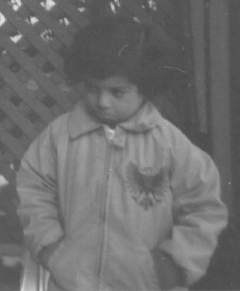
#> input picture Lab03 - Joao Vitor/pout.tif, 240 x 291 px, found by its file name
$ python ex2.py
#> lines starting #> are read from the running program, lines starting #| are printed output that depends on the picture
import cv2
import numpy as np
import matplotlib.pyplot as plt

def normalization(hist):
    return ((hist - hist.min()) / (hist.max() - hist.min()) * 255).astype('uint8')

def acumulation_histogram(hist):
    acumulation = np.zeros(len(hist), dtype=int)
    acumulation[0] = hist[0]
    for i in range(1, len(hist)):
        acumulation[i] = acumulation[i - 1] + hist[i]
    return acumulation

def equalizationImage(img):
    img_matrix = np.asarray(img)
    imgHist, _ = np.histogram(img_matrix.flatten(), bins=256, range=(0, 256))
    acumulation = acumulation_histogram(imgHist)
    acumulation = normalization(acumulation)
    img_equalizate = acumulation[img_matrix]

    return img_equalizate

img = cv2.imread("Lab03 - Joao Vitor/pout.tif")
#> img is the input picture: shape (291, 240, 3); min 74, max 224, mean 110.3

histImg = cv2.calcHist([img], [0], None, [256], [0, 256])
#> histImg = 256 values, max 3628 at index 82, min 0 at index 0, mean 272.8
cdfImg = np.cumsum(histImg)
#> cdfImg = 256 values from 0 to 69840
img_equalized = equalizationImage(img)
#> in equalizationImage, `imgHist, _ = np.histogram(img_matrix.flatten(), bins=256, range=(0, 25..`: imgHist = 256 values, max 10884 at index 82, min 0 at index 0, mean 818.4
#> in acumulation_histogram, `acumulation = np.zeros(len(hist), dtype=int)`: acumulation = 256 values from 0 to 0
#> after the loop in acumulation_histogram, `for i in range(1, len(hist)):`: acumulation = 256 values from 0 to 209520
#> in equalizationImage, `acumulation = normalization(acumulation)`: acumulation = 256 values from 0 to 255
#> in equalizationImage, `img_equalizate = acumulation[img_matrix]`:
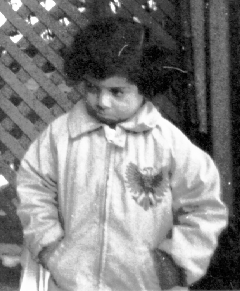
#> img_equalizate: shape (291, 240, 3); min 0, max 255, mean 129.9
histImgEqualized = cv2.calcHist([img_equalized], [0], None, [256], [0, 256])
#> histImgEqualized = 256 values, max 3628 at index 24, min 0 at index 2, mean 272.8
cdfImgEqualized = np.cumsum(histImgEqualized)
#> cdfImgEqualized = 256 values from 40 to 69840

plt.figure(figsize=(8, 6))
plt.title('Histograma da Imagem')
plt.xlabel('Intensidade de Pixel')
plt.ylabel('Frequência')
plt.plot(histImg)
plt.xlim([0, 256])
plt.show()
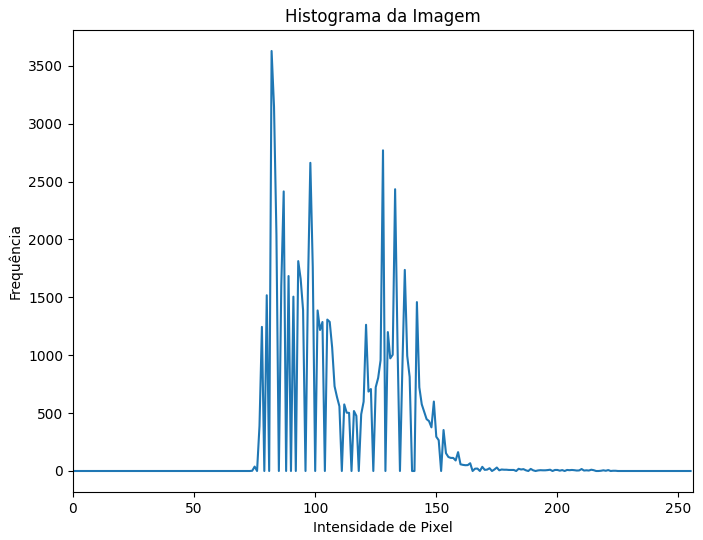
#> figure drawn by matplotlib, 1 panel; curve peaks at x = 82, y = 3628

plt.figure(figsize=(8, 6))
plt.title('Curva de transformacao Imagem')
plt.xlabel('Intensidade de Pixel')
plt.ylabel('Frequência')
plt.plot(cdfImg)
plt.xlim([0, 256])
plt.show()
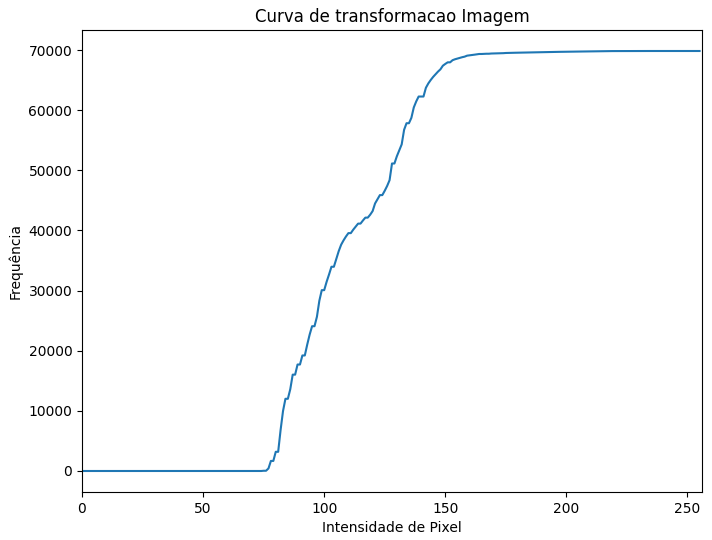
#> figure drawn by matplotlib, 1 panel; curve peaks at x = 224, y = 69840

plt.figure(figsize=(8, 6))
plt.title('Histograma da Imagem Equalizada')
plt.xlabel('Intensidade de Pixel')
plt.ylabel('Frequência')
plt.plot(histImgEqualized)
plt.xlim([0, 256])
plt.show()
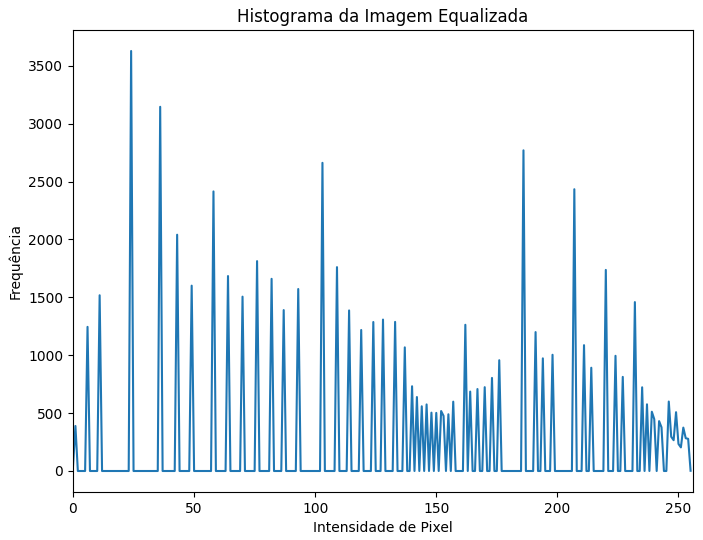
#> figure drawn by matplotlib, 1 panel; curve peaks at x = 24, y = 3628

plt.figure(figsize=(8, 6))
plt.title('Curva de transformacao Imagem Equalizada')
plt.xlabel('Intensidade de Pixel')
plt.ylabel('Frequência')
plt.plot(cdfImgEqualized)
plt.xlim([0, 256])
plt.show()
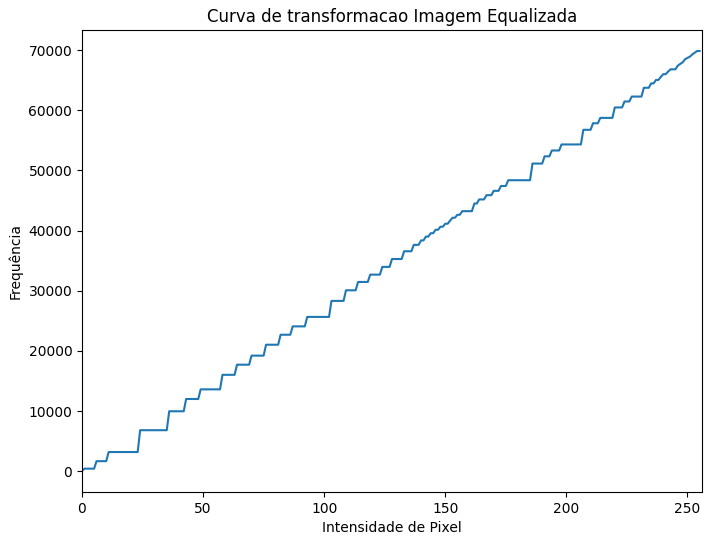
#> figure drawn by matplotlib, 1 panel; curve peaks at x = 255, y = 69840
